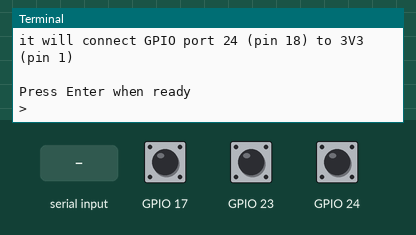
Simulated run of this program. Board: Raspberry Pi (BCM pin numbers). Shown: the last lines printed to the terminal. Inputs (shaded band) come from the test bench; at power-on: GPIO 17 HIGH, GPIO 23 HIGH, GPIO 24 LOW. At 6.0 s the program stops and its outputs stay as they are.

Above: at 1.2 s.
1.3 s: "1" typed at the terminal, then Enter
At 1.7 s:
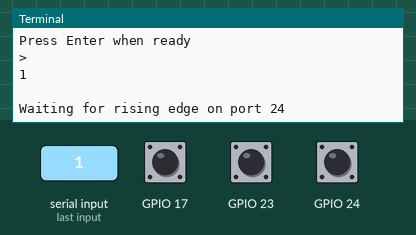
2.8 s: GPIO 17 pulled LOW for 0.15 s
At 4.0 s:
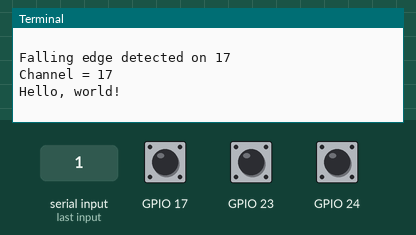
4.4 s: GPIO 23 pulled LOW for 0.15 s
At 5.3 s:
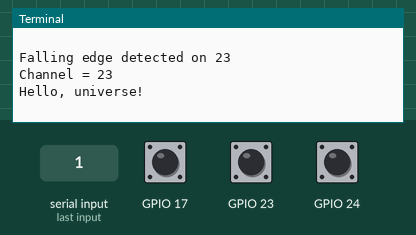
6.0 s: GPIO 24 pulled HIGH for 0.15 s
At 6.5 s:
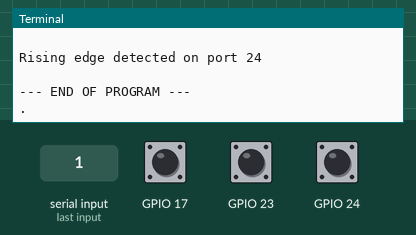

Measured:
- after the input at 1.3 s, the terminal: prints a new line at once (image 1)
- after the input at 2.8 s, the terminal: prints a new line at once (image 2)
- after the input at 4.4 s, the terminal: prints a new line at once (image 3)
- after the input at 6.0 s, the terminal: prints a new line at once (image 4)

The program:

interrupt-OO.py
```python
#!/usr/bin/python3
# interrupt-OO.py
# Peter Normington
# 2020-04-01

# Object-oriented version of interrupt script
# With grateful acknowledgement to
# https://raspi.tv/2013/how-to-use-interrupts-with-python-on-the-raspberry-pi-and-rpi-gpio-part-3

import RPi.GPIO as GPIO
GPIO.setmode(GPIO.BCM)

class UpInput:

# Set up as inputs, pulled up to avoid false detection.
# Wired to connect to GND on button press,
# so detect falling edge detection on each.

    def __init__(self, pin_button, action_function):
        self.pin_button = pin_button
        self.action_function = action_function
        GPIO.setup(self.pin_button, GPIO.IN, pull_up_down=GPIO.PUD_UP)

    # threaded callback functions will run in another thread when events are detected
    def call_back(self,channel):
        print ("\nFalling edge detected on " + str(self.pin_button))
        print ("Channel = " + str(channel))
        self.action_function()

    def add_event_detector(self, bounce_time):
        GPIO.add_event_detect(self.pin_button, GPIO.FALLING, callback=self.call_back, bouncetime=bounce_time)

# Test the class
if __name__ == '__main__':

    def action1():
        print("Hello, world!\n")


    def action2():
        print("Hello, universe!\n")

    print ("INSTRUCTIONS")
    print ("------------\n")
    print ("Make sure you have a button connected so that when pressed")
    print ("it will connect GPIO port 23 (pin 16) to GND (pin 6)\n")
    print ("You will also need a second button connected so that when pressed")
    print ("it will connect GPIO port 17 (pin 11) to GND (pin 14)\n")
    print ("Finally, you will need a third button connected so that when pressed")
    print ("it will connect GPIO port 24 (pin 18) to 3V3 (pin 1)\n")
    input("Press Enter when ready\n>")


    # GPIO 24 set up as an input, pulled down, connected to 3V3 on button press
    GPIO.setup(24, GPIO.IN, pull_up_down=GPIO.PUD_DOWN)

    black = UpInput(17, action1)
    white = UpInput(23, action2)
    black.add_event_detector(300)
    white.add_event_detector(300)

    try:
        print ("\nWaiting for rising edge on port 24")
        GPIO.wait_for_edge(24, GPIO.RISING)
        print ("\nRising edge detected on port 24\n\n--- END OF PROGRAM ---\n.")
    except KeyboardInterrupt:
        # clean up GPIO on CTRL+C exit
        GPIO.cleanup()
    # clean up GPIO on normal exit
    GPIO.cleanup()             
```
